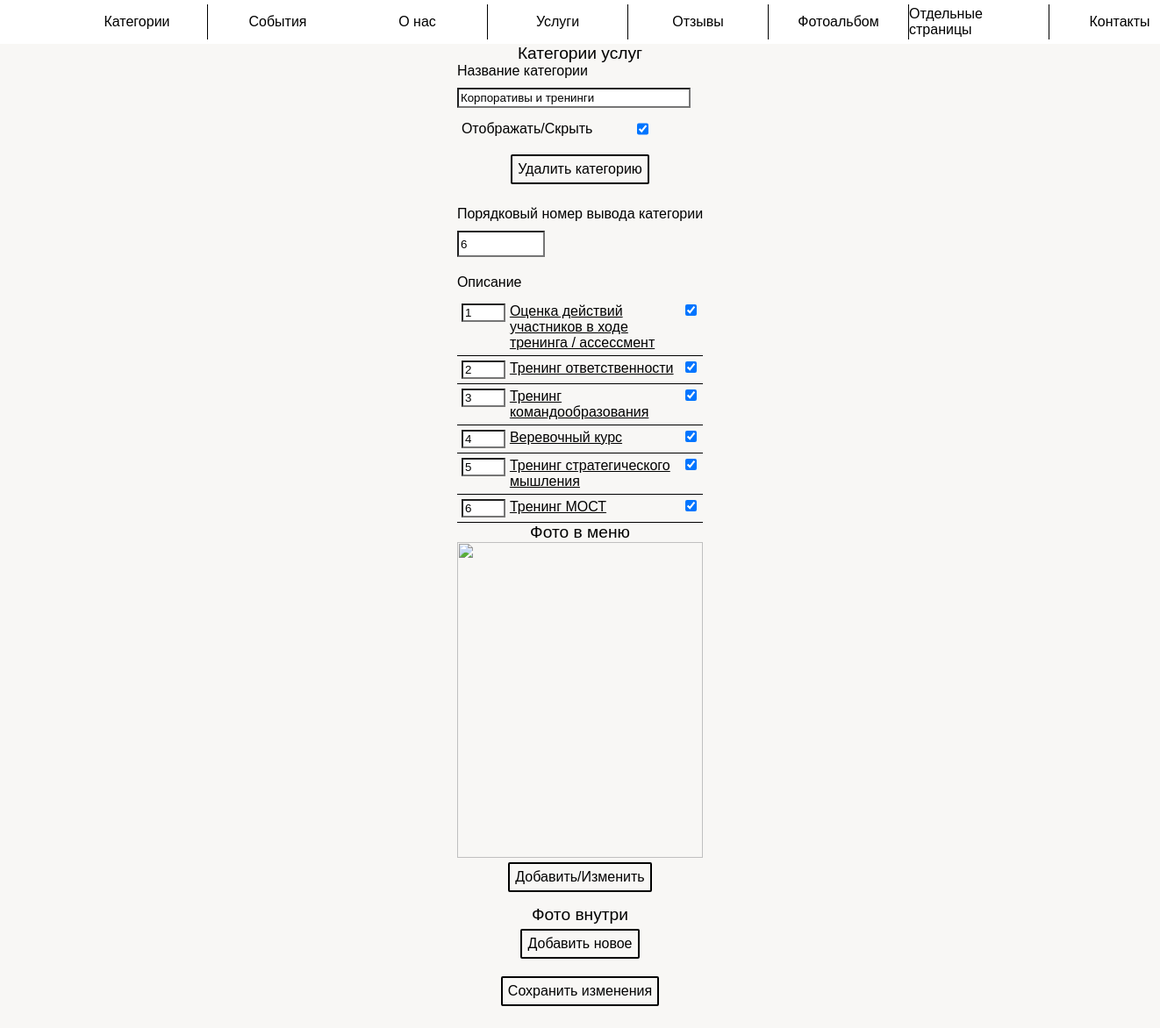
/admin_panel/category_change?category_id=13 (signed in), run on an earlier commit of the app's database.
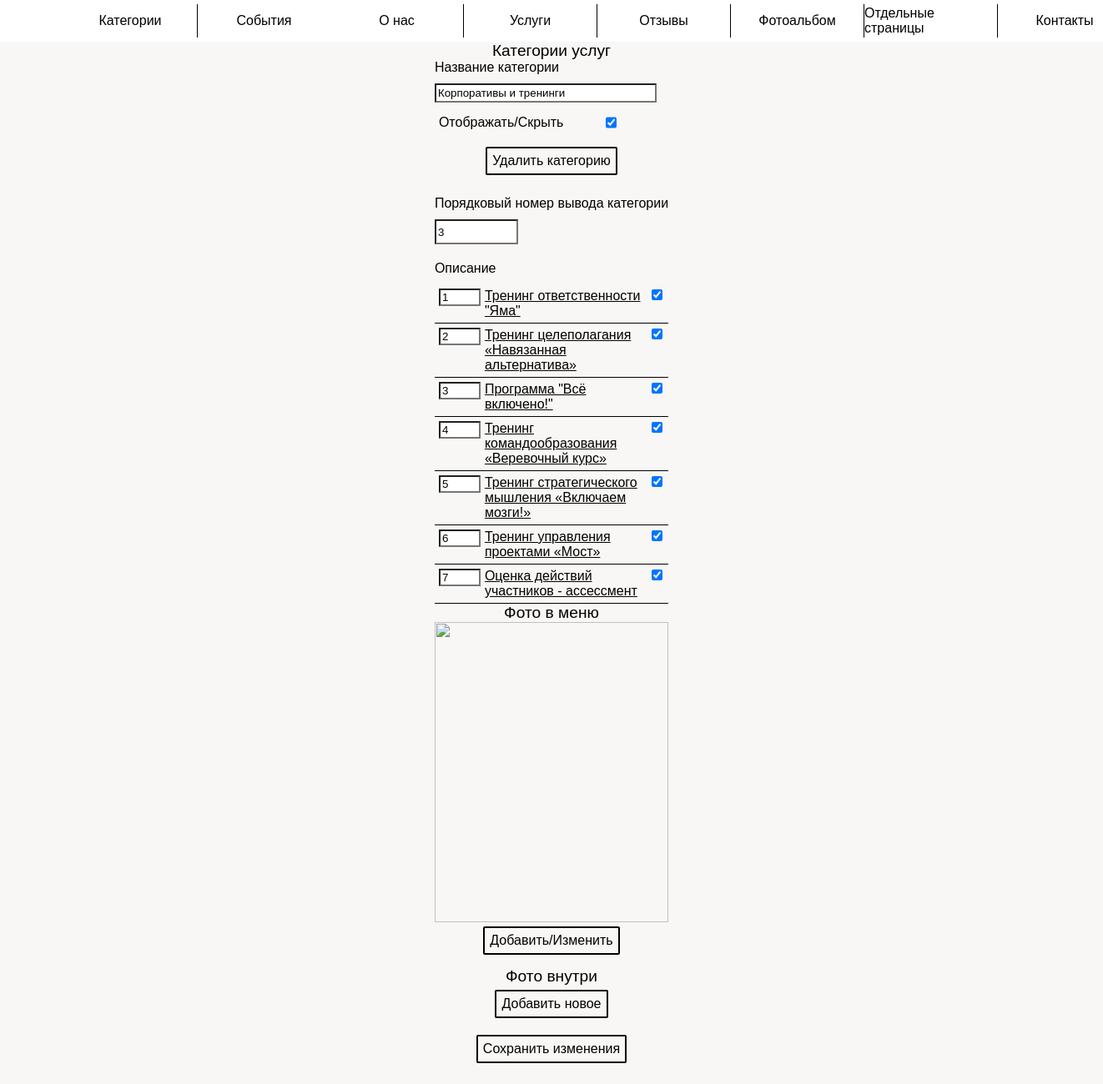
And on a later commit of the database.
### app/models.py (models this page shows, shortened)
class Category(db.Model):
    id = db.Column(db.Integer, primary_key=True, index=True, unique=True)
    name = db.Column(db.String(128))
    description = db.Column(db.Text)
    status = db.Column(db.BOOLEAN())  # отображение клиентам
    services = db.relationship("ServiceCategory", backref="category", lazy="dynamic")
    number = db.Column(db.Integer, index=True, default=30)
    types = db.relationship("CategoryType", backref="category", lazy="dynamic")

class ServiceCategory(db.Model):
    id = db.Column(db.Integer, primary_key=True, index=True, unique=True)
    service_id = db.Column(db.ForeignKey("service.id"))
    category_id = db.Column(db.ForeignKey("category.id"))
    number = db.Column(db.Integer, default=500)  # порядковый номер

class Service(db.Model):
    id = db.Column(db.Integer, primary_key=True, index=True, unique=True)
    name = db.Column(db.String(128))
    short_description = db.Column(db.String(512))  # краткое описание
    description = db.Column(db.Text)  # полное описание
    status = db.Column(db.BOOLEAN())  # отображение клиентам
    next = db.Column(db.BOOLEAN())  # есть ли переход на дальнейшую страницу
    categories = db.relationship("ServiceCategory", backref="service", lazy="dynamic")
    price = db.Column(db.String(8))
    time = db.Column(db.String(128))

### app/admin_panel/routes.py (the view, shortened to what this page needs)
@bp.route("/category_change", methods=["GET", "POST"])
@login_required
def category_change():
    base_number = 1
    category_id = request.args.get("category_id")
    category = Category.query.filter_by(id=category_id).first()
    services = category.services.order_by(ServiceCategory.number).all()
    numbers = []  # хранит порядковые номера услуг
    try:
        files = listdir("app/static/images/category/{}".format(category_id))
    except:
        files = []
    for element in services:
        numbers.append(element.number)
    services = category.services.order_by(ServiceCategory.number).all()
    return render_template(
        "admin_panel/category.html",
        title="{}".format(category.name),
        category=category,
        services=services,
        numbers=numbers,
        files=files,
    )

### app/admin_panel/routes.py (called while the page is built)
@bp.after_request
def add_header(r):
    r.headers["Cache-Control"] = "no-cache, no-store, must-revalidate"
    r.headers["Pragma"] = "no-cache"
    r.headers["Expires"] = "1"
    r.headers["Cache-Control"] = "public, max-age=0"
    return r

### app/models.py (called while the page is built)
@login.user_loader
def load_user(id):
    return Admin.query.get(int(id))

### app/templates/admin_panel/category.html (shortened to what the changed rows need)
{% extends "admin_panel/base.html" %}
{% block app_content %}
    <link rel="stylesheet" href="{{ url_for('static', filename='admin_panel/category.css') }}">
    <link rel="stylesheet" href="{{ url_for('static', filename='slider.css') }}">
    <link rel="stylesheet" href="{{ url_for('static', filename='event/event.css') }}">
    {% set title = ckeditor %}
    <div class="grid_panel">
        <div class="grid_block partners_map">
            <form method="POST" enctype="multipart/form-data"
                  action="{{ url_for('admin_panel.category_change') }}?category_id={{ category.id }}">
                <div class="grid_service">
                    <label for="title">Название категории</label>
                    <input type="text" name="title" id="title"
                           class="category_name" value="{{ category.name if category.name }}">
                    <div style="text-align: left;">
                        <div class="grid_checkbox">
                        </div>
                    </div>
                    <div class="input__wrapper">
                        <label for="delete_category" class="input__file_button">
                        </label>
                    </div>
                    <label for="weight">Порядковый номер вывода категории</label>
                    <input type="text" name="weight" id="weight" class="little_input"
                           value="{{ category.number if category.number else " 30" }}">
                    <label for="input_desc">Описание</label>
                </div>
                {% set i = namespace(a=0) %}
                {% for element in services %}
                    <div class="grid_element">
                        {% set service = element.service %}
                        <div class="grid_checkbox_2">
                            <div>
                                <label>
                                    <input class="service_number" type="number" min="0"
                                           name="service_number_{{ service.id }}" value="{{ numbers[i.a] }}">
                                </label>
                            </div>
                            <a href="{{ url_for('admin_panel.service_test') }}?service_id={{ service.id }}"
                               class="service_name">{{ service.name if service.name }}</a>
                            <div>
                                <input type="checkbox" class="checkbox" name="service_checkbox_{{ service.id }}"
                                       id="checkbox_{{ service.id }}"
                                       value="1" {{ "checked" if service.status else "" }}/>
                            </div>
                        </div>
                    </div>
                    {% set i.a = i.a + 1 %}
                {% endfor %}
            </form>
        </div>
    </div>
{% endblock %}

What changed in the data, as far as the page shows it:
removed ServiceCategory: numbers "1"
removed Service: name "Оценка действий участников в ходе тренинга / ассессмент"
changed Category "Корпоративы и тренинги": weight "6" → "3"
changed ServiceCategory (number 1 of 7 on the later page): numbers "2" → "1"
changed Service: name "Тренинг ответственности" → "Тренинг ответственности \"Яма\""
changed ServiceCategory (number 2 of 7 on the later page): numbers "3" → "2"
changed Service: name "Тренинг командообразования" → "Тренинг целеполагания «Навязанная альтернатива»"
added ServiceCategory: numbers "3"
now on this page (row edited): Service: name "Программа \"Всё включено!\""
changed Service: name "Веревочный курс" → "Тренинг командообразования «Веревочный курс»"
changed Service: name "Тренинг стратегического мышления" → "Тренинг стратегического мышления «Включаем мозги!»"
changed Service: name "Тренинг МОСТ" → "Тренинг управления проектами «Мост»"
added ServiceCategory: numbers "7"
added Service: name "Оценка действий участников - ассессмент"
